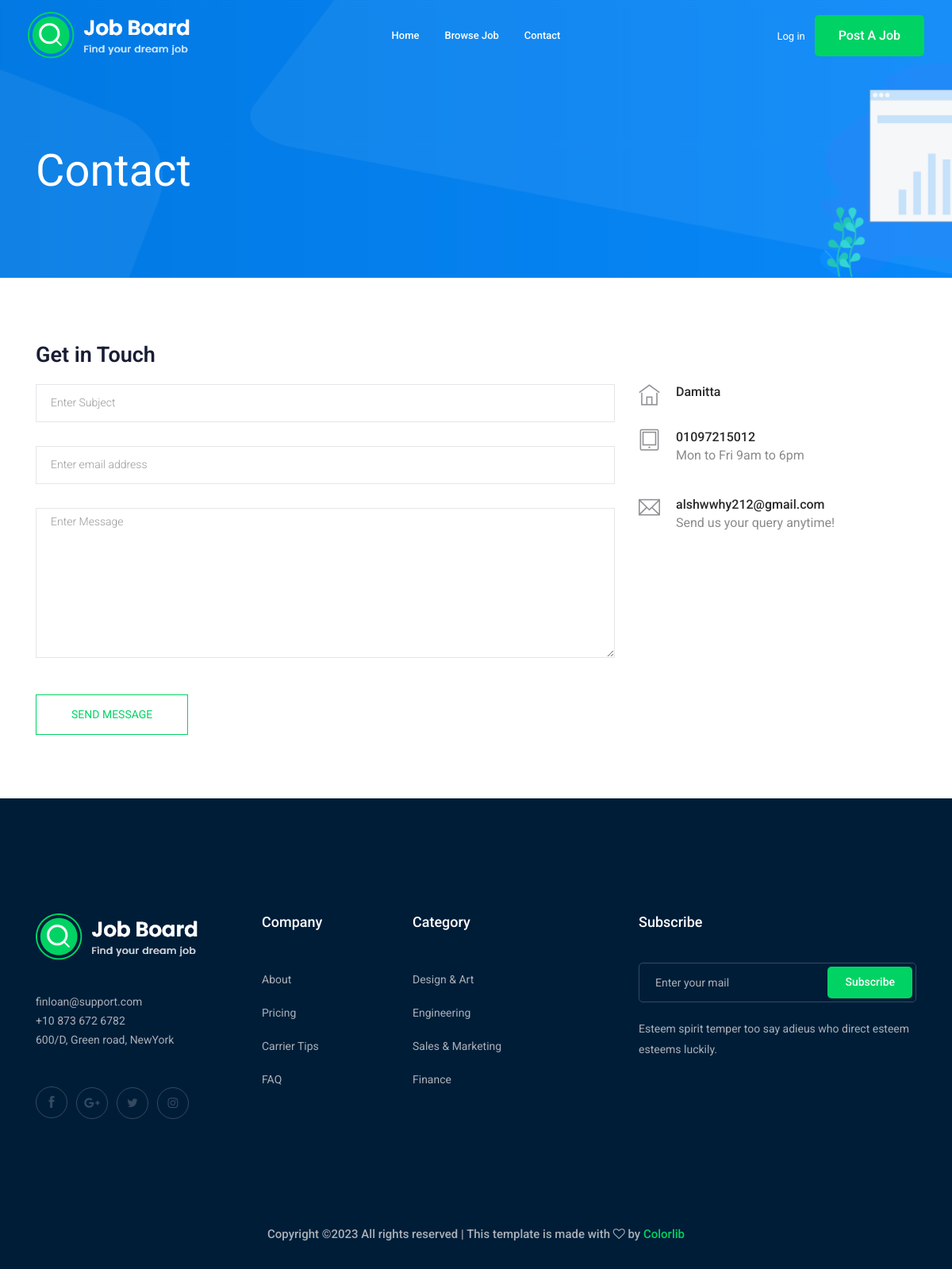
The page /contact-us/ on the database its author committed.
### contact/models.py (models this page shows, shortened)
class Info(models.Model):
    place = models.CharField(max_length=50)
    phone_number = models.CharField(max_length=20)
    email = models.EmailField(max_length=254)
    class Meta:
        verbose_name = ("Info")
        verbose_name_plural = ("Infos")

### contact/views.py (the view, shortened to what this page needs)
# urls.py: path('', views.send_message , name='contact'),
def send_message(request):
    myinfo = Info.objects.first()
    return render(request,'contact/contact.html',{'myinfo':myinfo})

### contact/templates/contact/contact.html (shortened to what this page needs)
{% extends 'base.html' %}
{% block body %}
    <div class="bradcam_area bradcam_bg_1">
        <div class="container">
            <div class="row">
                <div class="col-xl-12">
                    <div class="bradcam_text">
                        <h3>contact</h3>
                    </div>
                </div>
            </div>
        </div>
    </div>
  <section class="contact-section section_padding">
    <div class="container">
      <div class="row">
        <div class="col-12">
          <h2 class="contact-title">Get in Touch</h2>
        </div>
        <div class="col-lg-8">
          <form class="form-contact contact_form" method="post" >
            <div class="row">
              <div class="col-12">
                <div class="form-group">
                  <input class="form-control" name="subject" id="subject" type="text" onfocus="this.placeholder = ''" onblur="this.placeholder = 'Enter Subject'" placeholder = 'Enter Subject'>
                </div>
              </div>
              <div class="col-sm-12">
                <div class="form-group">
                  <input class="form-control" name="email" id="email" type="email" onfocus="this.placeholder = ''" onblur="this.placeholder = 'Enter email address'" placeholder = 'Enter email address'>
                </div>
              </div>
              <div class="col-12">
                <div class="form-group">
                    <textarea class="form-control w-100" name="message" id="message" cols="30" rows="9"  placeholder = 'Enter Message'></textarea>
                </div>
              </div>
            </div>
            <div class="form-group mt-3">
              <input type="submit" class="button button-contactForm btn_4 boxed-btn" value="send message">
            </div>
          </form>
        </div>
        <div class="col-lg-4">
          <div class="media contact-info">
            <span class="contact-info__icon"><i class="ti-home"></i></span>
            <div class="media-body">
              <h3>{{myinfo.place}}</h3>
            </div>
          </div>
          <div class="media contact-info">
            <span class="contact-info__icon"><i class="ti-tablet"></i></span>
            <div class="media-body">
              <h3>{{myinfo.phone_number}}</h3>
              <p>Mon to Fri 9am to 6pm</p>
            </div>
          </div>
          <div class="media contact-info">
            <span class="contact-info__icon"><i class="ti-email"></i></span>
            <div class="media-body">
              <h3>{{myinfo.email}}</h3>
              <p>Send us your query anytime!</p>
            </div>
          </div>
        </div>
      </div>
    </div>
  </section>
  {% endblock body %}

### rows shown on the page
Info: place "Damitta", phone_number "01097215012", email "alshwwhy212@gmail.com"
